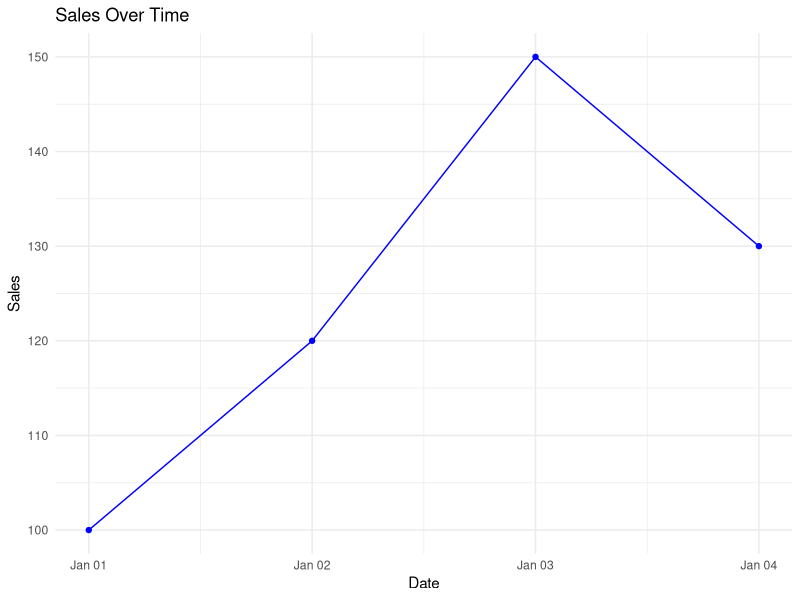

Generate this figure with R:
# plot_generator - Generated by AI Dev Assistant

library(ggplot2)

# Print the working directory for debugging
print(paste("Current working directory:", getwd()))

# List files before creating plot
print("--- Files before plot generation ---")
print(list.files())

# Load the sales data
sales_data <- read.csv("sales_data.csv")
print("Sales data loaded successfully.")

# Create a plot
plot <- ggplot(sales_data, aes(x = as.Date(date), y = sales)) +
  geom_line(color = "blue") +
  geom_point(color = "blue") +
  labs(title = "Sales Over Time", x = "Date", y = "Sales") +
  theme_minimal()
print("Plot object created.")

# Save the plot as a PNG file
ggsave("sales_plot.png", plot, width = 8, height = 6, units = "in")

# List files after creating plot
print("--- Files after plot generation ---")
print(list.files())

# Check if file was created and print a message
if (file.exists("sales_plot.png")) {
  print("R script executed successfully. Plot 'sales_plot.png' generated.")
} else {
  print("Error: ggsave failed to create the plot file.")
}